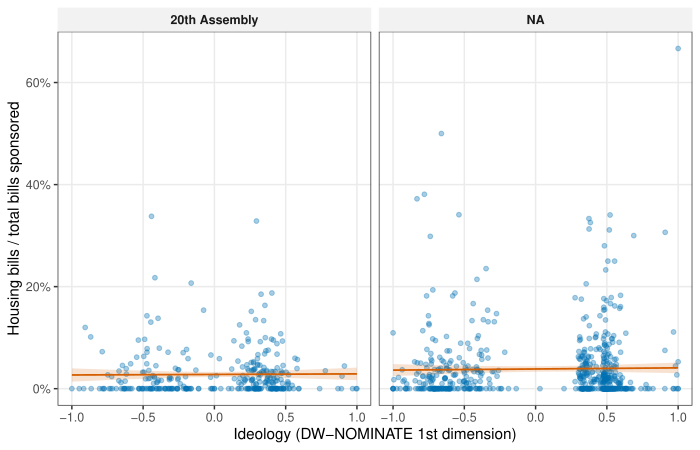

Write the R code that produced this figure.
# fig_2.R — Ideology vs. housing bill sponsorship rate across 20th/21st/22nd Assemblies.
# All numbers computed from parquet/csv data. DW file columns are
# (member_id, coord1D, term, party, member_name, aligned, party_bloc);
# it has no mona_cd, so we join to members by (member_name, age=term).

suppressPackageStartupMessages({
  library(arrow)
  library(dplyr)
  library(ggplot2)
  library(tidyr)
  library(readr)
})

data_dir <- Sys.getenv("KBL_DATA")
out_path <- "articles/figures/2026-04-05_r8/fig_2.pdf"

okabe_ito <- c("#E69F00", "#56B4E9", "#009E73", "#0072B2",
               "#D55E00", "#CC79A7", "#000000")

# Housing-related keyword pattern (Korean). Matches the usual housing policy lexicon.
# Built from Unicode escapes to avoid source-encoding issues.
housing_pattern <- paste(
  c("\uC8FC\uD0DD",        # 주택
    "\uC8FC\uAC70",        # 주거
    "\uBD80\uB3D9\uC0B0",  # 부동산
    "\uC784\uB300",        # 임대
    "\uC784\uCC28",        # 임차
    "\uC804\uC138",        # 전세
    "\uC6D4\uC138",        # 월세
    "\uC7AC\uAC74\uCD95",  # 재건축
    "\uC7AC\uAC1C\uBC1C"), # 재개발
  collapse = "|"
)

bills_all <- list()
for (a in c(20, 21, 22)) {
  f <- file.path(data_dir, paste0("master_bills_", a, ".parquet"))
  b <- read_parquet(f) %>%
    filter(ppsr_kind == "\uC758\uC6D0",    # 의원 (member-sponsored)
           !is.na(rst_mona_cd)) %>%
    mutate(is_housing = grepl(housing_pattern, bill_nm, perl = TRUE)) %>%
    select(age, rst_mona_cd, is_housing)
  bills_all[[as.character(a)]] <- b
}
bills <- bind_rows(bills_all)

spons <- bills %>%
  group_by(age, rst_mona_cd) %>%
  summarise(total_bills = n(),
            housing_bills = sum(is_housing, na.rm = TRUE),
            .groups = "drop") %>%
  mutate(housing_rate = housing_bills / pmax(total_bills, 1))

# Members metadata for 20/21/22.
members_all <- list()
for (a in c(20, 21, 22)) {
  f <- file.path(data_dir, paste0("members_", a, ".parquet"))
  m <- read_parquet(f) %>%
    select(mona_cd, member_name, age, party)
  members_all[[as.character(a)]] <- m
}
members <- bind_rows(members_all)

# DW-NOMINATE scores. Columns observed: member_id, coord1D, term, party, member_name, ...
dw <- read_csv(file.path(data_dir, "dw_ideal_points_20_22.csv"),
               show_col_types = FALSE) %>%
  transmute(member_name = member_name,
            age = as.integer(term),
            ideology = as.numeric(coord1D))

# Join DW to members via (member_name, age). Some duplicates possible; keep the
# first ideology score per (mona_cd, age).
leg <- members %>%
  inner_join(dw, by = c("member_name", "age")) %>%
  distinct(mona_cd, age, .keep_all = TRUE) %>%
  left_join(spons, by = c("mona_cd" = "rst_mona_cd", "age" = "age")) %>%
  mutate(total_bills = ifelse(is.na(total_bills), 0, total_bills),
         housing_bills = ifelse(is.na(housing_bills), 0, housing_bills),
         housing_rate = ifelse(total_bills == 0, 0, housing_bills / total_bills))

# Keep legislators with at least one sponsored bill (so rate is well-defined)
# and a non-missing ideology.
leg <- leg %>%
  filter(!is.na(ideology), total_bills > 0) %>%
  mutate(assembly_lab = factor(paste0(age, "th Assembly"),
                               levels = c("20th Assembly",
                                          "21st Assembly",
                                          "22nd Assembly")))

if (nrow(leg) < 10) {
  # Honest fallback
  p <- ggplot() +
    annotate("text", x = 0, y = 0, size = 4,
             label = "Figure not directly reproducible from public KNA data.\nSee replication archive.") +
    theme_void() + xlim(-1, 1) + ylim(-1, 1)
  ggsave(out_path, p, width = 7, height = 4.5)
  quit(status = 0)
}

# Plot: ideology vs. housing sponsorship rate, faceted by assembly,
# with a linear fit + 95% CI.
p <- ggplot(leg, aes(x = ideology, y = housing_rate)) +
  geom_point(alpha = 0.35, size = 1.3, colour = okabe_ito[4]) +
  geom_smooth(method = "lm", formula = y ~ x,
              colour = okabe_ito[5], fill = okabe_ito[5], alpha = 0.18,
              linewidth = 0.6) +
  facet_wrap(~ assembly_lab, nrow = 1) +
  scale_y_continuous(labels = scales::percent_format(accuracy = 1),
                     limits = c(0, NA)) +
  labs(x = "Ideology (DW-NOMINATE 1st dimension)",
       y = "Housing bills / total bills sponsored") +
  theme_bw(base_size = 11) +
  theme(panel.grid.minor = element_blank(),
        strip.background = element_rect(fill = "grey95", colour = NA),
        strip.text = element_text(face = "bold"))

ggsave(out_path, p, width = 7, height = 4.5)
